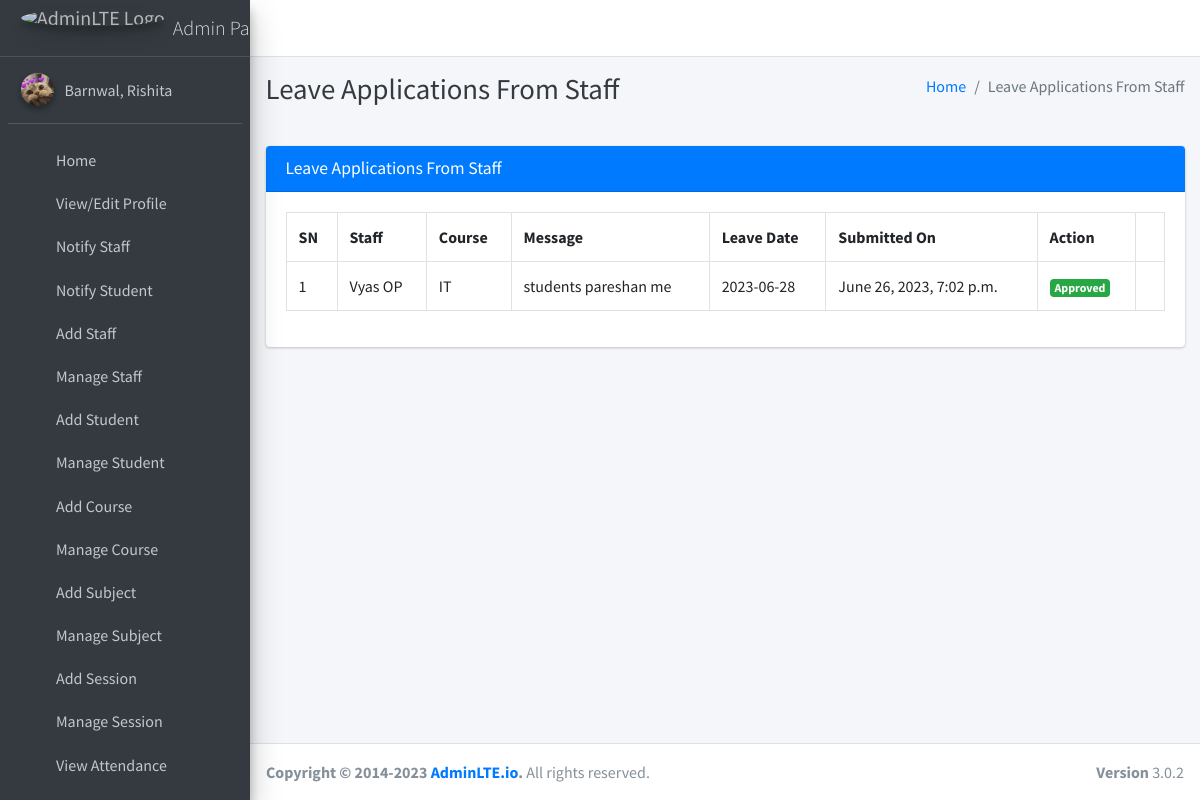
Screenshot of /staff/view/leave/ (signed in) with the database file from the repository.
### main_app/models.py (models this page shows)
class CustomUser(AbstractUser):
    USER_TYPE = ((1, "HOD"), (2, "Staff"), (3, "Student"))
    GENDER = [("M", "Male"), ("F", "Female")]
    username = None  # Removed username, using email instead
    email = models.EmailField(unique=True)
    user_type = models.CharField(default=1, choices=USER_TYPE, max_length=1)
    gender = models.CharField(max_length=1, choices=GENDER)
    profile_pic = models.ImageField()
    address = models.TextField()
    fcm_token = models.TextField(default="")  # For firebase notifications
    created_at = models.DateTimeField(auto_now_add=True)
    updated_at = models.DateTimeField(auto_now=True)
    USERNAME_FIELD = "email"
    REQUIRED_FIELDS = []
    objects = CustomUserManager()
    def __str__(self):
        return self.last_name + ", " + self.first_name

class LeaveReportStaff(models.Model):
    staff = models.ForeignKey(Staff, on_delete=models.CASCADE)
    date = models.CharField(max_length=60)
    message = models.TextField()
    status = models.SmallIntegerField(default=0)
    created_at = models.DateTimeField(auto_now_add=True)
    updated_at = models.DateTimeField(auto_now=True)

class Staff(models.Model):
    course = models.ForeignKey(Course, on_delete=models.DO_NOTHING, null=True, blank=False)
    admin = models.OneToOneField(CustomUser, on_delete=models.CASCADE)
    def __str__(self):
        return self.admin.last_name + " " + self.admin.first_name

class Course(models.Model):
    name = models.CharField(max_length=120)
    created_at = models.DateTimeField(auto_now_add=True)
    updated_at = models.DateTimeField(auto_now=True)
    def __str__(self):
        return self.name

### main_app/hod_views.py (the view, shortened to what this page needs)
# urls.py: path("staff/view/leave/", hod_views.view_staff_leave, name="view_staff_leave",),
@csrf_exempt
def view_staff_leave(request):
    if request.method != 'POST':
        allLeave = LeaveReportStaff.objects.all()
        context = {
            'allLeave': allLeave,
            'page_title': 'Leave Applications From Staff'
        }
        return render(request, "hod_template/staff_leave_view.html", context)

### main_app/templates/hod_template/staff_leave_view.html (shortened to what this page needs)
{% extends 'main_app/base.html' %}
{% load static %}
{% block page_title %}{{page_title}}{% endblock page_title %}
{% block content %}
<section class="content">
    <div class="container-fluid">
        <div class="row">
            <div class="col-md-12">
                <div class="card card-primary">
                    <div class="card-header">
                        <h3 class="card-title">{{page_title}}</h3>
                    </div>
                    <div class="table card-body">
                        <table class="table table-bordered">
                            <tr>
                                <th>SN</th>
                                <th>Staff</th>
                                <th>Course</th>
                                <th>Message</th>
                                <th>Leave Date</th>
                                <th>Submitted On</th>
                                <th>Action</th>
                            </tr>
                            {% for leave in  allLeave %}
                              <tr>
                                  <td>{{forloop.counter}}</td>
                                  <td>{{leave.staff}}</td>
                                  <td>{{leave.staff.course}}</td>
                                  <td>{{leave.message}}</td>
                                  <td>{{leave.date}}</td>
                                  <td>{{leave.created_at}}</td>
                                      {% if leave.status == 0 %}
                                           <td> <button data-toggle = "modal" data-target = "#reply_modal" value="{{leave.id}}" class="btn btn-primary reply_open_modal">Reply</button>
{% elif leave.status == -1 %}
<td><span  class='badge badge-danger'>Rejected</span></td>
{% else %}
<td><span  class='badge badge-success'>Approved</span></td>
                                            <td>{{feedback.updated_at}}</td>
                                      {% endif %}
                              </tr>
                            {% endfor %}
                        </table>
                    </div>
                    </div>
            </div>
        </div>
    </div>
</section>
{% endblock content %}

### main_app/templates/main_app/sidebar_template.html (shortened to what this page needs)
{% load static %}
<aside class="main-sidebar sidebar-dark-primary elevation-4">
{% if request.user.user_type == '1' %}
    <a href="{% url 'admin_home' %}" class="brand-link">
        <img src="{% static 'dist/img/AdminLTELogo.png' %} " alt="AdminLTE Logo"
            class="brand-image img-circle elevation-3" style="opacity: .8">
        <span class="brand-text font-weight-light">Admin Panel</span>
    </a>
    <div class="sidebar">
        <div class="user-panel mt-3 pb-3 mb-3 d-flex">
            <div class="image">
                <img src="{{ request.user.profile_pic}}" class="img-circle elevation-2" alt="User Image">
            </div>
            <div class="info">
                <a href="#" class="d-block">{{user}}</a>
            </div>
        </div>
        <nav class="mt-2">
            <ul class="nav nav-pills nav-sidebar flex-column" data-widget="treeview" role="menu" data-accordion="false">
                <li class="nav-item">
                    {% url 'admin_home' as admin_home %}
                    <a href="{{admin_home}}" class="nav-link {% if admin_home == request.path %} active {% endif %}">
                        <i class="nav-icon fas fa-th"></i>
                        <p>
                            Home
                        </p>
                    </a>
                </li>
                <li class="nav-item">
                    {% url 'admin_view_profile' as admin_view_profile %}
                    <a href="{{admin_view_profile}}" class="nav-link {% if admin_view_profile == request.path %} active {% endif %}">
                        <i class="nav-icon fas fa-th"></i>
                        <p>
                            View/Edit Profile
                        </p>
                    </a>
                </li>
                <li class="nav-item">
                    {% url 'admin_notify_staff' as admin_notify_staff %}
                    <a href="{{admin_notify_staff}}" class="nav-link {% if admin_notify_staff == request.path %} active {% endif %}">
                        <i class="nav-icon fas fa-th"></i>
                        <p>
                            Notify Staff
                        </p>
                    </a>
                </li>
                <li class="nav-item">
                    {% url 'admin_notify_student' as admin_notify_student %}
                    <a href="{{admin_notify_student}}" class="nav-link {% if admin_notify_student == request.path %} active {% endif %}">
                        <i class="nav-icon fas fa-th"></i>
                        <p>
                            Notify Student
                        </p>
                    </a>
                </li>
                <li class="nav-item">
                    {% url 'add_staff' as add_staff %}
                    <a href="{{add_staff}}" class="nav-link {% if add_staff == request.path %} active {% endif %}">
                        <i class="nav-icon fas fa-th"></i>
                        <p>
                            Add Staff
                        </p>
                    </a>
                </li>
                <li class="nav-item">
                    {% url 'manage_staff' as manage_staff %}
                    {% url 'edit_staff' staff_id as edit_staff %}
                    <a href="{{manage_staff}}"
                        class="nav-link {% if manage_staff == request.path or request.path == edit_staff %} active {% endif %}">
                        <i class="nav-icon fas fa-th"></i>
                        <p>
                            Manage Staff
                        </p>
                    </a>
                </li>
                <li class="nav-item">
                    {% url 'add_student' as add_student%}
                    <a href="{{add_student}}" class="nav-link  {% if add_student == request.path %} active {% endif %}">
                        <i class="nav-icon fas fa-th"></i>
                        <p>
                            Add Student
                        </p>
                    </a>
                </li>
                <li class="nav-item">
                    {% url 'manage_student' as manage_student %}
                    {% url 'edit_student' student_id as edit_student %}
                    <a href="{{manage_student}}"
                        class="nav-link  {% if edit_student == request.path or manage_student == request.path %} active {% endif %}">
                        <i class="nav-icon fas fa-th"></i>
                        <p>
                            Manage Student
                        </p>
                    </a>
                </li>
                <li class="nav-item">
                    {% url 'add_course' as add_course %}
                    <a href="{{add_course}}" class="nav-link  {% if add_course == request.path %} active {% endif %}">
                        <i class="nav-icon fas fa-th"></i>
                        <p>
                            Add Course
                        </p>
                    </a>
                </li>
                <li class="nav-item">
                    {% url 'manage_course' as manage_course %}
                    {% url 'edit_course' course_id as edit_course %}
                    <a href="{{manage_course}}"
                        class="nav-link  {% if edit_course == request.path or manage_course == request.path %} active {% endif %}">
                        <i class="nav-icon fas fa-th"></i>
                        <p>
                            Manage Course
                        </p>
                    </a>
                </li>
                <li class="nav-item">
                    {% url 'add_subject' as add_subject %}
                    <a href="{{add_subject}}" class="nav-link  {% if add_subject == request.path %} active {% endif %}">
                        <i class="nav-icon fas fa-th"></i>
                        <p>
                            Add Subject
                        </p>
                    </a>
                </li>
                <li class="nav-item">
                    {% url 'manage_subject' as manage_subject %}
                    {% url 'edit_subject' subject_id as edit_subject %}
                    <a href="{{manage_subject}}"
                        class="nav-link  {% if edit_subject == request.path or manage_subject == request.path %} active {% endif %}">
                        <i class="nav-icon fas fa-th"></i>
                        <p>
                            Manage Subject
                        </p>
                    </a>
                </li>
                <li class="nav-item">
                    {% url 'add_session' as add_session %}
                    <a href="{{add_session}}" class="nav-link  {% if add_session == request.path %} active {% endif %}">
                        <i class="nav-icon fas fa-th"></i>
                        <p>
                            Add Session
                        </p>
                    </a>
                </li>
                <li class="nav-item">
                {% url 'manage_session' as manage_session %}
                {% url 'edit_session' session_id as edit_session %}
                <a href="{{manage_session}}"
                    class="nav-link  {% if edit_session == request.path or manage_session == request.path %} active {% endif %}">
                    <i class="nav-icon fas fa-th"></i>
                    <p>
                        Manage Session
                    </p>
                </a>
        </li>
                <li class="nav-item">
                    {% url 'admin_view_attendance' as admin_view_attendance %}
                    <li class="nav-item">
                        <a href="{{admin_view_attendance}}" class="nav-link  {% if admin_view_attendance == request.path %} active {% endif %}">
                            <i class="nav-icon fas fa-th"></i>
                            <p>
                                View Attendance
                            </p>
                        </a>
                    </li>
            <li class="nav-item">
                {% url 'student_feedback_message' as student_feedback_message %}
                <a href="{{ student_feedback_message }}" class="nav-link  {% if student_feedback_message == request.path %} active {% endif %}">
                    </a>
                </li>
{% endif %}
</ul>
</nav>
</div>
</aside>

### rows the page displays
CustomUser: last_name+first_name "Barnwal, Rishita"
LeaveReportStaff: staff "Vyas OP", staff.course "IT", message "students pareshan me", date "2023-06-28", created_at "June 26, 2023, 7:02 p.m."

### other values shown
{{ page_title }} "Leave Applications From Staff"
